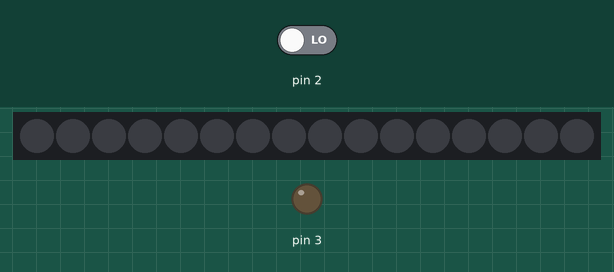
This sketch was run on a simulated Arduino Uno, built with avr-gcc and run on an emulated ATmega328P. Shown: 16 RGB LEDs in strip order, left to right, output pins drawn as LEDs (lit = HIGH). The inputs (shaded band) are chosen by the test bench; at power-on: pin 2 LOW.

Above: at 1.2 s.
1.3 s: pin 2 driven HIGH
At 1.48 s:
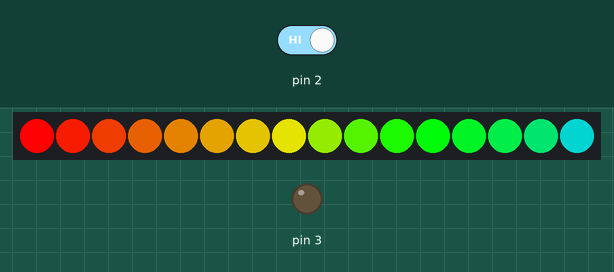
At 2.11 s:
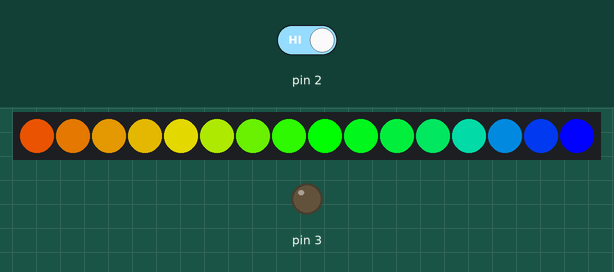
Timing chart, 0 to 4.3 s (numbered marks = the images above; inputs shaded):
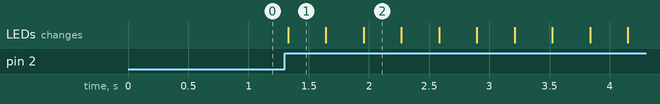

The sketch:

RGB-Room.ino
```cpp
#include "FastLED.h"            // 此示例程序需要使用FastLED库

#define NUM_LEDS 16             // LED灯珠数量
#define LED_DT 5                // Arduino输出控制信号引脚
#define LED_TYPE WS2812         // LED灯带型号
#define COLOR_ORDER GRB         // RGB灯珠中红色、绿色、蓝色LED的排列顺序

uint8_t max_bright = 255;       // LED亮度控制变量，可使用数值为 0 ～ 255， 数值越大则光带亮度越高

CRGB leds[NUM_LEDS];            // 建立光带leds

uint8_t colorIndex;
void setup()
{
  pinMode(2, INPUT);
  pinMode(3, OUTPUT);
  LEDS.addLeds<LED_TYPE, LED_DT, COLOR_ORDER>(leds, NUM_LEDS);  // 初始化光带

  FastLED.setBrightness(max_bright);                            // 设置光带亮度

}

void loop()
{
  if (digitalRead(2) == 1) {

      while(1)
      {colorIndex++;
      delay(25);
  fill_rainbow(leds, NUM_LEDS, colorIndex, 9);
  FastLED.show();}
  delay(1000);
  digitalWrite(3, HIGH);
  } else {
    digitalWrite(3, LOW);
    for(int i=0;i<NUM_LEDS;i++)
    {leds[i]=CRGB(0,0,0);}
    FastLED.show();
  }
}
```

Measured:
- after the input at 1.3 s, the LEDs: change at once (image 1)
